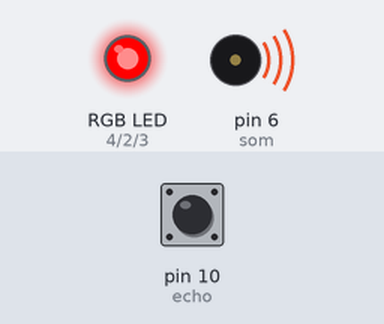
The sketch below on a simulated Arduino Uno, built with avr-gcc and run on an emulated ATmega328P. Parts: an RGB LED mixed from three pins (HIGH = lit), buzzer (waves = sounding). The inputs (shaded band) are chosen by the test bench; at power-on: pin 10 (echo) LOW. Pins used as bus, display or sensor lines are not drawn; what the sketch prints to the serial monitor is not drawn.

Above: at 1.2 s.
1.3 s: pin 10 (echo) pulsed HIGH 2 times (0.12 s each, 0.3 s apart)
At 2.2 s:
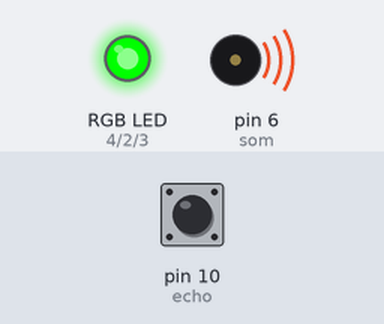
At 3.3 s:
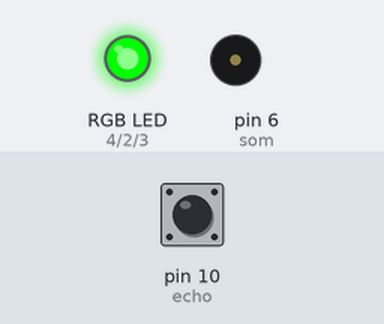
Timing chart, 0 to 5.9 s (numbered marks = the images above; inputs shaded):
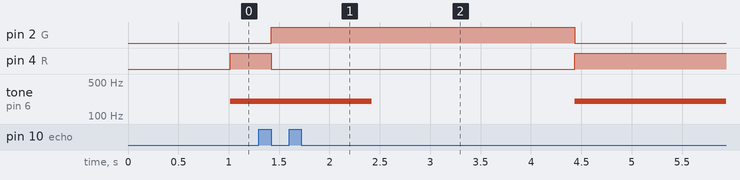

The sketch:

SENSORULTRASSONICOSOMRGB.ino
```cpp
// Usando um sensor de distância

float distancia;
int trig = 11;
int echo = 10;
int som =6;
int freq = 200;

// LED RGB
const byte R = 4;
const byte G = 2;
const byte B = 3;

void setup()
{
  pinMode(echo, INPUT);
  pinMode(trig, OUTPUT);
  pinMode(som, OUTPUT);
  Serial.begin(9600);
}

void loop()
{
  digitalWrite(trig, LOW);
  delay(5);
  digitalWrite(trig, HIGH);
  delay(10);
  digitalWrite(trig, LOW);

  distancia = pulseIn(echo, HIGH);
  float dist = distancia / 58;

  if (dist > 20) {
    verde();
    tone(som, freq);
    delay(1000);
    noTone(som);
    delay(1000);
  }
  else if (dist > 10 && dist <= 20){
    amarelo();
    tone(som, freq);
    delay(500);
    noTone(som);
    delay(500);
  }
  else if (dist <= 10){
    vermelho();
    tone (som, freq);
  }
  else {
  	apaga();
  }

  Serial.print("Distancia: ");
  Serial.println(dist);
 }

// funções de cores do led
void vermelho(){
	  analogWrite(R, 255);
  	analogWrite(G, 0);
  	analogWrite(B, 0);
}
// funções de cores do led
void verde(){
	  analogWrite(R, 0);
  	analogWrite(G, 255);
  	analogWrite(B, 0);
}
void amarelo(){
	  analogWrite(R, 255);
  	analogWrite(G, 255);
  	analogWrite(B, 0);
}
void apaga(){
	  analogWrite(R, 0);
  	analogWrite(G, 0);
  	analogWrite(B, 0);
}
```

Measured:
- after the input at 1.3 s, pin 2 (G): LOW → HIGH after 0.12 s, → LOW 3.0 s later; pin 4 (R): HIGH → LOW after 0.12 s, → HIGH 3.0 s later; tone on pin 6 (som): 200 Hz → silent after 1.1 s, → 200 Hz 2.0 s later
